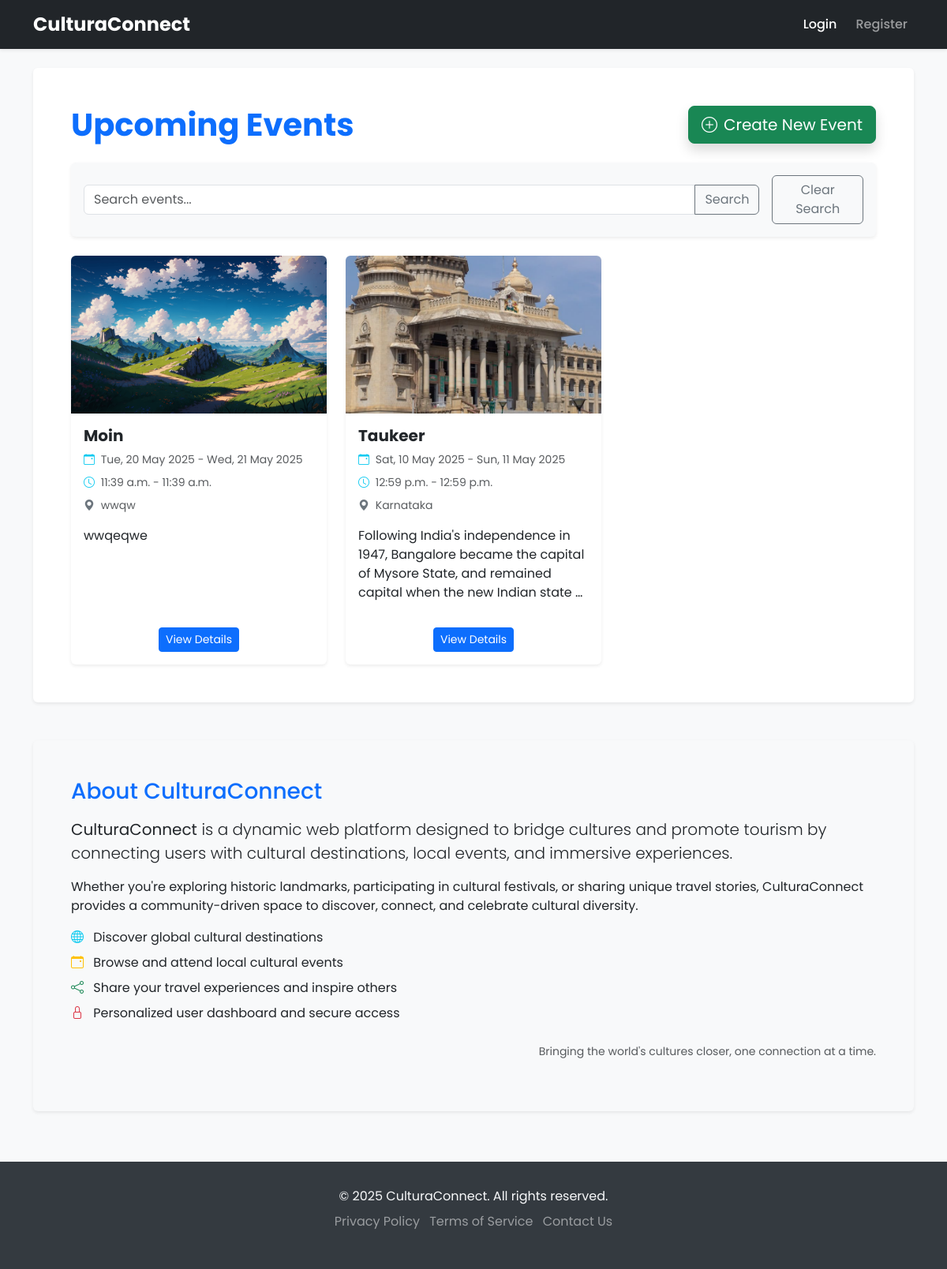
Screenshot of /events/ with the database file from the repository.
### events/models.py (models this page shows, shortened)
class Event(models.Model):
    name = models.CharField(max_length=255)
    description = models.TextField()
    start_datetime = models.DateTimeField()
    end_datetime = models.DateTimeField(blank=True, null=True)
    venue = models.CharField(max_length=255)
    organizer = models.CharField(max_length=150, blank=True) # Or ForeignKey to User/Organization model
    image = models.ImageField(upload_to='event_images/', blank=True, null=True)
    created_at = models.DateTimeField(auto_now_add=True)
    updated_at = models.DateTimeField(auto_now=True)
    def get_absolute_url(self):
        return reverse('events:event_detail', kwargs={'pk': self.pk})

### events/views.py (the view)
# urls.py: path('', views.EventListView.as_view(), name='event_list'),
class EventListView(ListView):
    model = Event
    template_name = 'events/event_list.html' # <app_name>/<model_name>_list.html
    context_object_name = 'events' # Name of the list in the template
    ordering = ['-start_datetime'] # Optional: order events by start date, newest first
    paginate_by = 10 # Optional: adds pagination

### events/templates/events/event_list.html (shortened to what this page needs)
{% extends "base.html" %}
{% load static %}
{% block content %}
    <div class="d-flex justify-content-between align-items-center mb-4">
        <h1 class="mb-0 text-primary fw-bold">Upcoming Events</h1>
        <a href="{% url 'events:event_create' %}" class="btn btn-success btn-lg shadow">
            <i class="bi bi-plus-circle me-2"></i>Create New Event
        </a>
    </div>
    <form action="{% url 'events:event_list' %}" method="get" class="mb-4 p-3 bg-light rounded shadow-sm d-flex align-items-center">
        <div class="input-group me-3">
            <input type="text" class="form-control" placeholder="Search events..." name="q" value="{{ request.GET.q }}">
            <button class="btn btn-outline-secondary" type="submit">Search</button>
        </div>
        <a href="{% url 'events:event_list' %}" class="btn btn-outline-secondary">Clear Search</a>
    </form>
    {% if events %}
        <div class="row row-cols-1 row-cols-md-2 row-cols-lg-3 g-4">
            {% for event in events %}
                <div class="col">
                    <div class="card h-100 shadow-sm border-0 hover-shadow-lg transition">
                        {% if event.image %}
                            <a href="{{ event.get_absolute_url }}">
                                <img src="{{ event.image.url }}" class="card-img-top img-fluid rounded-top" alt="{{ event.name }}" style="height: 200px; object-fit: cover;">
                            </a>
                        {% else %}
                            <img src="{% static 'img/placeholder_event.jpg' %}" class="card-img-top img-fluid rounded-top" alt="Placeholder Event Image" style="height: 200px; object-fit: cover;">
                        {% endif %}
                        <div class="card-body d-flex flex-column">
                            <h5 class="card-title fw-bold mb-2">
                                <a href="{{ event.get_absolute_url }}" class="text-decoration-none text-dark hover-primary">
                                    {{ event.name }}
                                </a>
                            </h5>
                            <p class="card-text text-muted mb-2 small">
                                <i class="bi bi-calendar-event me-1 text-info"></i> {{ event.start_datetime|date:"D, d M Y" }}
                                {% if event.end_datetime and event.end_datetime.date != event.start_datetime.date %}
                                    - {{ event.end_datetime|date:"D, d M Y" }}
                                {% endif %}
                            </p>
                            <p class="card-text text-muted mb-2 small">
                                <i class="bi bi-clock me-1 text-info"></i> {{ event.start_datetime|date:"P" }}
                                {% if event.end_datetime %}
                                    - {{ event.end_datetime|date:"P" }}
                                {% endif %}
                            </p>
                            <p class="card-text text-muted mb-3 small">
                                <i class="bi bi-geo-alt-fill me-1 text-secondary"></i> {{ event.venue }}
                            </p>
                            <p class="card-text flex-grow-1">{{ event.description|truncatewords:20 }}</p>
                            <div class="mt-auto text-center"> <a href="{{ event.get_absolute_url }}" class="btn btn-primary btn-sm mt-3">View Details</a>
                            </div>
                        </div>
                    </div>
                </div>
            {% endfor %}
        </div>
    {% endif %}
{% endblock %}

### templates/base.html (style rules this page uses)
body { font-family: 'Poppins', sans-serif; background-color: #f8f9fa; }
h1, h2, h3, h4, h5, h6 { font-family: 'Poppins', sans-serif; color: #343a40; }

### rows the page displays
Event: image (picture), name "Moin", start_datetime "Tue, 20 May 2025", end_datetime "Wed, 21 May 2025", start_datetime "11:39 a.m.", end_datetime "11:39 a.m.", venue "wwqw", description "wwqeqwe"
Event: image (picture), name "Taukeer", start_datetime "Sat, 10 May 2025", end_datetime "Sun, 11 May 2025", start_datetime "12:59 p.m.", end_datetime "12:59 p.m.", venue "Karnataka", description "Following India's independence in 1947, Bangalore became the capital of Mysore State, and remained capital when the new Indian state …"
